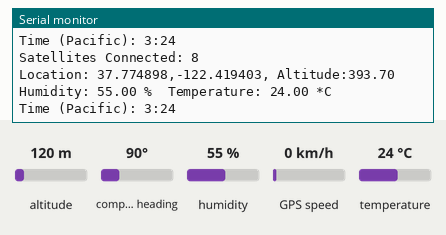
Simulated run of this sketch. Board: Arduino Uno, built with avr-gcc and run on an emulated ATmega328P. On the bench: the last lines printed to the serial monitor. Inputs (shaded band) come from the test bench; at power-on: altitude 120 m, humidity 55 %, temperature 24 °C, compass heading 90°, GPS speed 0 km/h. The GPS gets a fix after 3 s at 37.7749, -122.4194 with 8 satellites.

Above: at 10.8 s.
10.9 s: altitude set to 20 m
At 20.27 s:
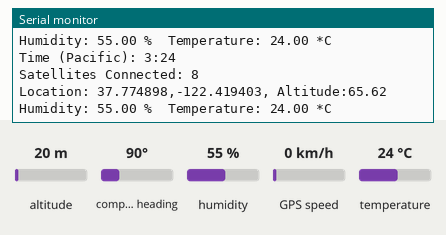
20.9 s: humidity set to 22 %
At 30.8 s:
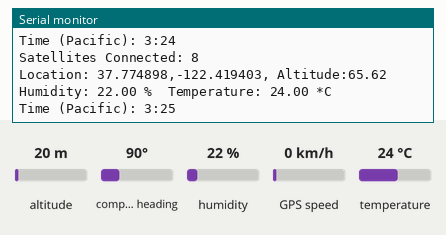
30.9 s: temperature set to 12 °C
At 40.8 s:
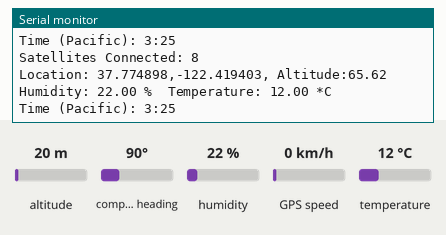
40.9 s: altitude set to 250 m
At 50.8 s:
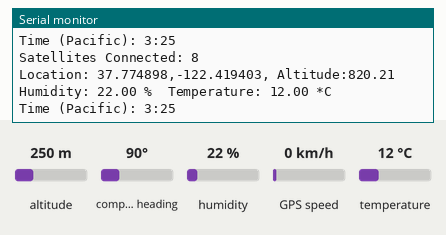
50.9 s: humidity set to 40 %
At 61.6 s:
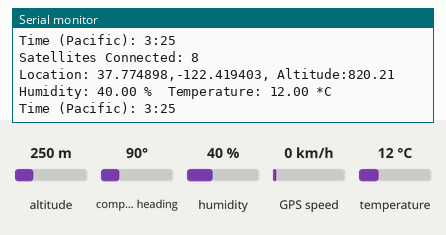
Timing chart, 0 to 61.9 s (numbered marks = the images above; inputs shaded):
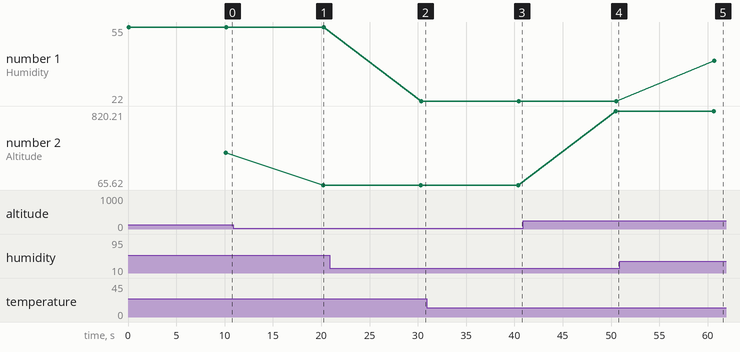

Measured:
- after the input at 10.9 s, the serial monitor: prints a new line after 9.3 s (image 1)
- after the input at 20.9 s, the serial monitor: prints a new line after 9.5 s (image 2)
- after the input at 30.9 s, the serial monitor: prints a new line after 9.6 s (image 3)
- after the input at 40.9 s, the serial monitor: prints a new line after 9.6 s (image 4)
- after the input at 50.9 s, the serial monitor: prints a new line after 9.8 s (image 5)
- plotted number 1: 55 → 22 after the input at 20.9 s, 22 → 40 after the input at 50.9 s
- plotted number 2: 393.7 → 65.62 after the input at 10.9 s, 65.62 → 820.21 after the input at 40.9 s

The sketch:

LatestDAQ.ino
```cpp
#include <SoftwareSerial.h>
#include "TinyGPS++.h"
#include "DHT.h"

//for DHT sensor
#define DHTPIN A5     // what pin we're connected to
#define DHTTYPE DHT22   // DHT 22  (AM2302)
DHT dht(DHTPIN, DHTTYPE);
//All this is for the humidity ^
//TMP36 Pin Variables
int sensorPin0 = 0; //the analog pin the TMP36's Vout (sense) pin is connected to
                        //the resolution is 10 mV / degree centigrade with a
                        //500 mV offset to allow for negative temperatures
int sensorPin1 = 0;

// for GPS
SoftwareSerial gpsSerial(10, 11); // RX, TX (TX not used)
const int sentenceSize = 80;
char sentence[sentenceSize];
// Create a TinyGPS++ object called "gps"
TinyGPSPlus gps;

void setup()
{
  Serial.begin(9600);
  gpsSerial.begin(9600);
  dht.begin();
}

void loop()
{
//  static int i = 0;
//  if (gpsSerial.available())
//  {
//    char ch = gpsSerial.read();
//    if (ch != '\n' && i < sentenceSize)
//    {
//      sentence[i] = ch;
//      i++;
//    }
//    else
//    {
//     sentence[i] = '\0';
//     i = 0;
//     displayInfo();
//    }
//  }

  if (gpsSerial.available() > 0)
  {
      if (gps.encode(gpsSerial.read()))
    {
      displayInfo();
    }
  }
}

//void displayGPS()
//{
//  char field[20];
//  getField(field, 0);
//  if (strcmp(field, "$GPRMC") == 0)
//  {
//    Serial.print("Lat: ");
//    getField(field, 3);  // number
//    Serial.print(field);
//    getField(field, 4); // N/S
//    Serial.print(field);
//
//    Serial.print(" Long: ");
//    getField(field, 5);  // number
//    Serial.print(field);
//    getField(field, 6);  // E/W
//    Serial.println(field);
//  }
//}

void displayInfo()
{
  //line 1
  Serial.print("Satellites Connected: "); Serial.println(gps.satellites.value());
  //line 2
  Serial.print(F("Location: "));
  if (gps.location.isValid())
  {
    Serial.print(gps.location.lat(), 6);
    Serial.print(F(","));
    Serial.print(gps.location.lng(), 6);
    Serial.print(F(", "));
    Serial.print("Altitude:"); Serial.print(gps.altitude.feet());
  }
  else
  {
    Serial.print(F("INVALID"));
  }
  Serial.println();

  //line 3
  //DHT time
  //This is all from Chip
    float h = dht.readHumidity();
  // Read temperature as Celsius
    float t = dht.readTemperature();

  if (isnan(h) || isnan(t))
  {
    Serial.println("Failed to read from DHT sensor!");
    return;
  }

  Serial.print("Humidity: ");
  Serial.print(h);
  Serial.print(" %\t");
  Serial.print("Temperature: ");
  Serial.print(t);
  Serial.println(" *C ");

  //line 4
  Serial.print("Time (Pacific): "); Serial.print((gps.time.hour())-7);
  Serial.print(":"); Serial.println(gps.time.minute());

  delay(10000);
}

void getField(char* buffer, int index)
{
  int sentencePos = 0;
  int fieldPos = 0;
  int commaCount = 0;
  while (sentencePos < sentenceSize)
  {
    if (sentence[sentencePos] == ',')
    {
      commaCount ++;
      sentencePos ++;
    }
    if (commaCount == index)
    {
      buffer[fieldPos] = sentence[sentencePos];
      fieldPos ++;
    }
    sentencePos ++;
  }
  buffer[fieldPos] = '\0';
}
```
